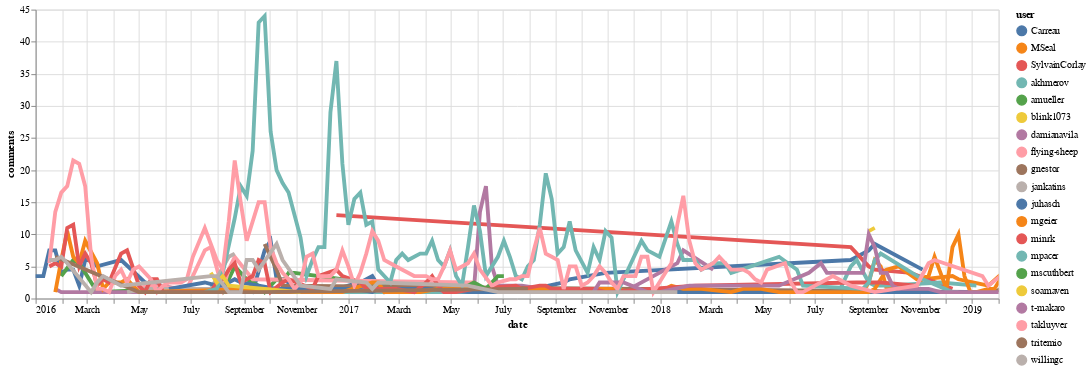

Source (notebook cell):
### Code cell
selectable_line_plot(user_data.reset_index(), 'date', 'comments', 'user')

### Figure 1 — Vega-Lite specification as saved in the notebook (floating-point values rounded to 4 significant figures; data arrays with more than 128 entries replaced by an {"elided": "..."} marker saying what was removed)
{"$schema": "https://vega.github.io/schema/vega-lite/v2.6.0.json", "config": {"view": {"height": 300, "width": 400}}, "datasets": {"data-8073d5d5b49de32b074623f9d55fafff": {"elided": "563 records"}}, "layer": [{"data": {"name": "data-8073d5d5b49de32b074623f9d55fafff"}, "encoding": {"color": {"field": "user", "type": "nominal"}, "opacity": {"value": 0}, "tooltip": {"field": "user", "type": "nominal"}, "x": {"field": "date", "scale": {"domain": ["2016-01-01", "2019-02-01"]}, "type": "temporal"}, "y": {"field": "comments", "type": "quantitative"}}, "mark": {"clip": true, "type": "circle"}, "selection": {"selector001": {"fields": ["user"], "nearest": true, "on": "mouseover", "type": "single"}}, "width": 1000}, {"data": {"name": "data-8073d5d5b49de32b074623f9d55fafff"}, "encoding": {"color": {"condition": {"field": "user", "selection": "selector001", "type": "nominal"}, "value": "lightgray"}, "size": {"condition": {"selection": {"not": "selector001"}, "value": 1}, "value": 4}, "tooltip": {"field": "user", "type": "nominal"}, "x": {"field": "date", "scale": {"domain": ["2016-01-01", "2019-02-01"]}, "type": "temporal"}, "y": {"field": "comments", "type": "quantitative"}}, "mark": {"clip": true, "type": "line"}, "width": 1000}]}
